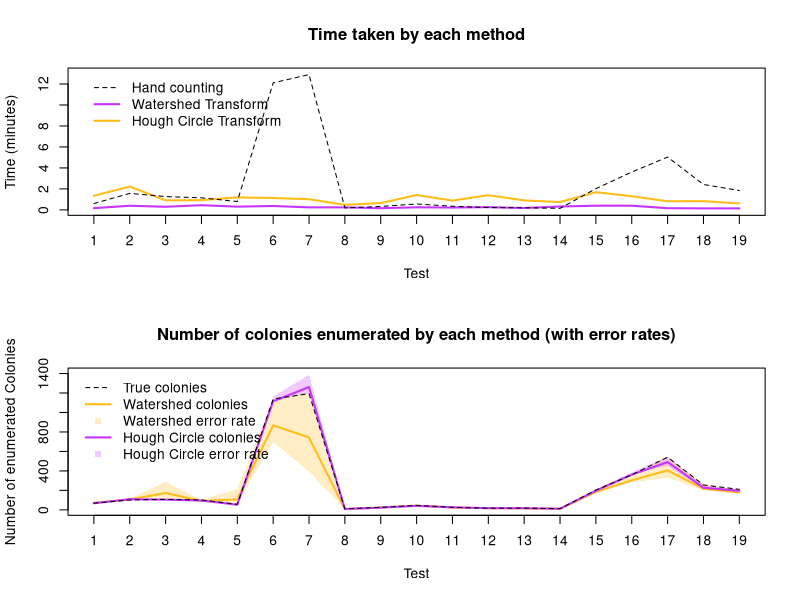
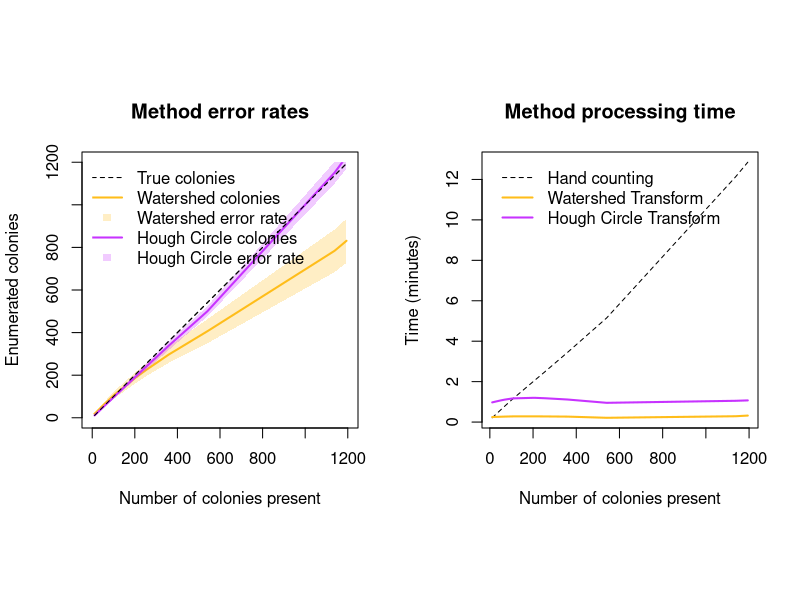

These charts were generated, in order, by the following R code:
# Load data from .csv files
hand <- read.csv("data_HQ_hand.csv", header = T)
HQHough <- read.csv("data_HQ_hough.csv", header = T)
HQwater <- read.csv("data_HQ_water.csv", header = T)

# X range to use for plotting
x <- seq(1:19)

# colours to use in plots
purple <- rgb(0.78, 0.2, 1, 1)
purple_soft <- rgb(0.78, 0.2, 1, 0.25)
orange <- rgb(1, 0.74, 0.1, 1)
orange_soft <- rgb(1, 0.74, 0.1, 0.25)

# Convert from seconds to MM:SS.MS format
convert_time <- function(sec) {
  
  min <- 0
  
  while ((sec - 60) >= 0) {
    min = min + 1
    sec = sec - 60
  }
  if ((sec < 10) && (min < 10)) {
    output = sprintf("0%d:0%.2f", min, sec)
  } else if (min < 10) {
    output = sprintf("0%d:%.2f", min, sec)
  } else if (sec < 10) {
    output = sprintf("%d:0%.2f", min, sec)
  }
  
  return(output)
}


# Get accuracy data for Hough Circle method
houghMean <- c(convert_time(mean(HQHough$Time)), sprintf("%.2f", mean(HQHough$Colonies) / mean(hand$Colonies)), sprintf("%.2f", mean(HQHough$FalsePos)), sprintf("%.2f", mean(HQHough$FalseNeg)))
houghMin <- c(convert_time(min(HQHough$Time)), sprintf("%.2f", min(HQHough$Colonies / hand$Colonies)), min(HQHough$FalsePos), min(HQHough$FalseNeg))
houghMax <- c(convert_time(max(HQHough$Time)), sprintf("%.2f", max(HQHough$Colonies / hand$Colonies)), max(HQHough$FalsePos), max(HQHough$FalseNeg))
houghData <- matrix(c(houghMean, houghMin, houghMax), nrow = 3, byrow = TRUE, dimnames = list(c("Mean", "Min", "Max"), c("time", "Accuracy", "FPR", "FNR")))

# Get accuracy data for Watershed method
waterMean <- c(convert_time(mean(HQwater$Time)), sprintf("%.2f", mean(HQwater$Colonies) / mean(hand$Colonies)), sprintf("%.2f", mean(HQwater$FalsePos)), sprintf("%.2f", mean(HQwater$FalseNeg)))
waterMin <- c(convert_time(min(HQwater$Time)), sprintf("%.2f", min(HQwater$Colonies / hand$Colonies)), min(HQwater$FalsePos), min(HQwater$FalseNeg))
waterMax <- c(convert_time(max(HQwater$Time)), sprintf("%.2f", max(HQwater$Colonies / hand$Colonies)), max(HQwater$FalsePos), max(HQwater$FalseNeg))
waterData <- matrix(c(waterMean, waterMin, waterMax), nrow = 3, byrow = TRUE, dimnames = list(c("Mean", "Min", "Max"), c("time", "Accuracy", "FPR", "FNR")))

# Display output matrices
houghData
waterData


# Output image (complex): ====================================================================================================================================================================================

# 1. Open output file
#png("images/control_data.png", width = 1000, height = 1615)
svg("images/control_data.svg", width = 8, height = 8)

# set image layout
layout(matrix(c(1,1,2,2), 2, 2, byrow = TRUE))

# time ------------------------------------
plot(x, HQwater$Time/60, xaxt="n", type = "l", lwd = 2, col = purple, ylim = c(0,13), main = "Time taken by each method", xlab = "Test", ylab = "Time (minutes)")
axis(1, at = x)
lines(x, HQHough$Time/60, lwd = 2, col = orange)
lines(x, hand$Time/60, lwd = 1, lty = 2, col = rgb(0, 0, 0, 1))
legend("topleft", inset = 0.02, bty = "n", col = c(rgb(0, 0, 0, 1), purple, orange), lwd = c(1, 2, 2), lty = c(2, 1, 1), legend = c("Hand counting", "Watershed Transform", "Hough Circle Transform"))


# both accuracy ------------------------------------
plot(x, HQwater$Colonies, xaxt="n", type = "l", lwd = 2, xlim = c(1,19), ylim = c(0, 1400), col = orange, main = "Number of colonies enumerated by each method (with error rates)", xlab = "Test", ylab = "Number of enumerated Colonies")
axis(1, at = x)
# plot water error rate
upperBoundry = HQwater$Colonies + (abs(hand$Colonies - HQwater$Colonies) + HQwater$FalsePos)
lowerBoundry = HQwater$Colonies - (abs(hand$Colonies - HQwater$Colonies) - HQwater$FalseNeg)
polygon(c(x, rev(x)), c(upperBoundry, rev(lowerBoundry)), col = orange_soft, border = NA)
# plot hough error rate
upperBoundry = HQHough$Colonies + (abs(hand$Colonies - HQHough$Colonies) + HQHough$FalsePos)
lowerBoundry = HQHough$Colonies - (abs(hand$Colonies - HQHough$Colonies) - HQHough$FalseNeg)
polygon(c(x, rev(x)), c(upperBoundry, rev(lowerBoundry)), col = purple_soft, border = NA)
lines(x, HQHough$Colonies, lwd = 2, col = purple)
# hand count
lines(x, hand$Colonies, lwd = 1, lty = 2, col = rgb(0, 0, 0, 1))
# legend
legend("topleft", inset = 0.02, bty = "n", col = c(rgb(0, 0, 0, 1), orange, orange_soft, purple, purple_soft), lwd = c(1, 2, NA, 2, NA), lty = c(2, 1, NA, 1, NA), pch = c(NA, NA, 15, NA, 15), legend = c("True colonies", "Watershed colonies", "Watershed error rate", "Hough Circle colonies", "Hough Circle error rate"))

# 3. Close the file
dev.off()


# Output image (simple): ====================================================================================================================================================================================

freedom <- 4

tempHand <- hand[order(hand$Colonies),]
tempHough <- HQHough[order(HQHough$Colonies),]
tempWater <- HQwater[order(HQwater$Colonies),]

trueSpline <- smooth.spline(tempHand$Colonies, tempHand$Colonies, keep.data = FALSE, df = freedom)
trueTimeSpline <- smooth.spline(tempHand$Colonies, tempHand$Time/60, keep.data = FALSE, df = freedom)

waterSpline <- smooth.spline(tempHand$Colonies, tempWater$Colonies, keep.data = FALSE, df = freedom)
waterSplineUpper <- smooth.spline(tempHand$Colonies, tempWater$Colonies+(tempWater$FalsePos+tempWater$FalseNeg), keep.data = FALSE, df = freedom)
waterSplineLower <- smooth.spline(tempHand$Colonies, tempWater$Colonies-(tempWater$FalsePos+tempWater$FalseNeg), keep.data = FALSE, df = freedom)

houghSpline <- smooth.spline(tempHand$Colonies, tempHough$Colonies, keep.data = FALSE, df = freedom)
houghSplineUpper <- smooth.spline(tempHand$Colonies, tempHough$Colonies+(tempHough$FalsePos+tempHough$FalseNeg), keep.data = FALSE, df = freedom)
houghSplineLower <- smooth.spline(tempHand$Colonies, tempHough$Colonies-(tempHough$FalsePos+tempHough$FalseNeg), keep.data = FALSE, df = freedom)

svg("images/control_data.svg", width = 10, height = 6)

layout(matrix(c(1,2), 1, 2, byrow = TRUE))

# make plot square
par(pty="s")

# ERROR RATES: =====================================================================
plot(tempHand$Colonies, tempHand$Colonies, type = "l", lty = 2, xlim = c(0, 1200), ylim = c(0, 1200), main = "Method error rates", xlab = "Number of colonies present", ylab = "Enumerated colonies")

# limit lines between 0 - 1200
clip(min(0), max(1200), min(0), max(1200))

# WATERSHED TRANSFORM: =================================================
# error rate:
polygon(c(0, waterSplineUpper$x, max(waterSplineUpper$x), rev(waterSplineLower$x)), c(min(waterSplineUpper$y), waterSplineUpper$y, max(waterSplineUpper$y), rev(waterSplineLower$y)), col = orange_soft, border = NA)
# colonies counted:
lines(waterSpline, lwd = 2, col = orange)

# HOUGH CIRCLE TRANSFORM: =================================================
# error rate:
polygon(c(0, houghSplineUpper$x, max(houghSplineUpper$x), rev(houghSplineLower$x)), c(min(houghSplineUpper$y), houghSplineUpper$y, max(houghSplineUpper$y), rev(houghSplineLower$y)), col = purple_soft, border = NA)
# colonies counted:
lines(houghSpline, lwd = 2, col = purple)

# "True" number of colonies
lines(trueSpline, lty = 2)

# Legend
legend("topleft", inset = 0.02, bty = "n", col = c(rgb(0, 0, 0, 1), orange, orange_soft, purple, purple_soft), lwd = c(1, 2, NA, 2, NA), lty = c(2, 1, NA, 1, NA), pch = c(NA, NA, 15, NA, 15), legend = c("True colonies", "Watershed colonies", "Watershed error rate", "Hough Circle colonies", "Hough Circle error rate"))


# TIME TAKEN: =====================================================================
plot(trueTimeSpline, type = "l", lty = 2, main = "Method processing time", xlab = "Number of colonies present", ylab = "Time (minutes)")

clip(min(0), max(1200), min(0), max(tempHand$Time)/60)

lines(smooth.spline(tempHand$Colonies, tempWater$Time/60, keep.data = FALSE, df = freedom), lwd = 2, col = orange)
lines(smooth.spline(tempHand$Colonies, tempHough$Time/60, keep.data = FALSE, df = freedom), lwd = 2, col = purple)

legend("topleft", inset = 0.02, bty = "n", col = c(rgb(0, 0, 0, 1), orange, purple), lwd = c(1, 2, 2), lty = c(2, 1, 1), legend = c("Hand counting", "Watershed Transform", "Hough Circle Transform"))

# 3. Close the file
dev.off()